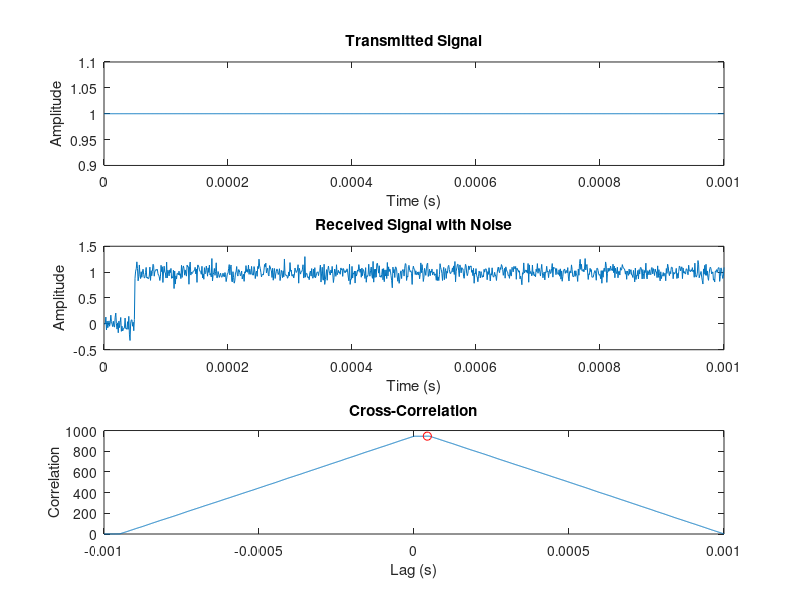

Here is the MATLAB script that generated this plot:
% Parameters
fs = 1e6; % Sampling frequency (Hz)
t = 0:1/fs:1e-3; % Time vector for 1 ms
fc = 2.4e9; % Carrier frequency (Hz)
signal_length = length(t); % Length of the signal

% Transmitted Signal (example: a simple sine wave)
tx_signal = cos(2*pi*fc*t);

% Simulate the received signal with delay
delay = 50e-6; % Delay in seconds
delay_samples = round(delay * fs); % Delay in samples

rx_signal = [zeros(1, delay_samples) tx_signal]; % Received signal with delay
rx_signal = rx_signal(1:signal_length); % Truncate to the original signal length

% Add noise to the received signal
SNR = 20; % Signal-to-noise ratio in dB
rx_signal_noisy = awgn(rx_signal, SNR, 'measured');

% Cross-correlation to estimate the delay
[corr, lags] = xcorr(rx_signal_noisy, tx_signal);

% Find the peak of the cross-correlation
[~, I] = max(abs(corr));

% Calculate the estimated delay
estimated_delay_samples = lags(I);
estimated_delay = estimated_delay_samples / fs;

% Plotting
figure;
subplot(3,1,1);
plot(t, tx_signal);
title('Transmitted Signal');
xlabel('Time (s)');
ylabel('Amplitude');

subplot(3,1,2);
plot(t, rx_signal_noisy);
title('Received Signal with Noise');
xlabel('Time (s)');
ylabel('Amplitude');

subplot(3,1,3);
plot(lags/fs, abs(corr));
title('Cross-Correlation');
xlabel('Lag (s)');
ylabel('Correlation');
hold on;
plot(estimated_delay, max(abs(corr)), 'ro');
hold off;

% Display the estimated delay
fprintf('Estimated Time of Arrival: %.6f seconds\n', estimated_delay);
